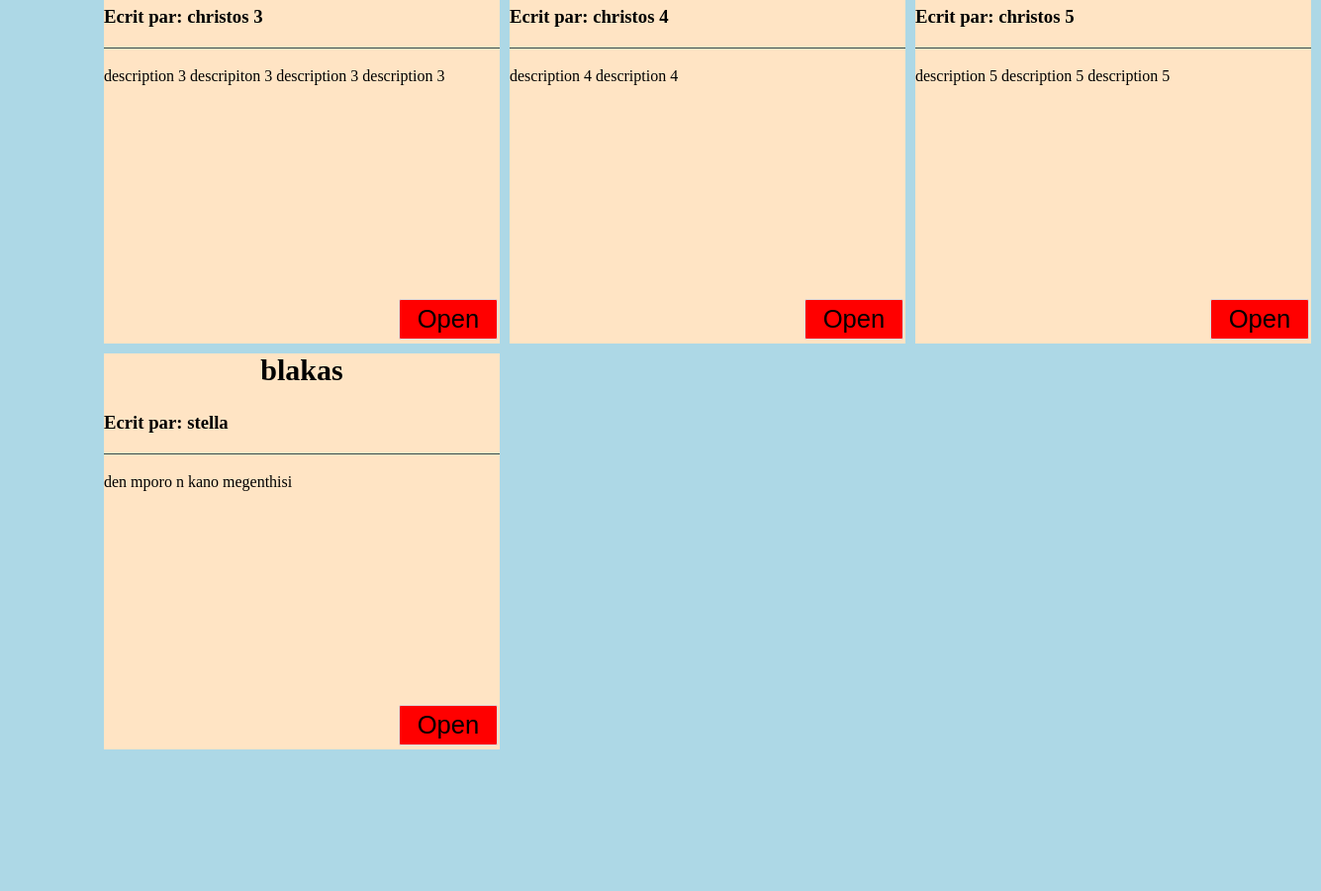
Before: / (middle part) with the older database file.
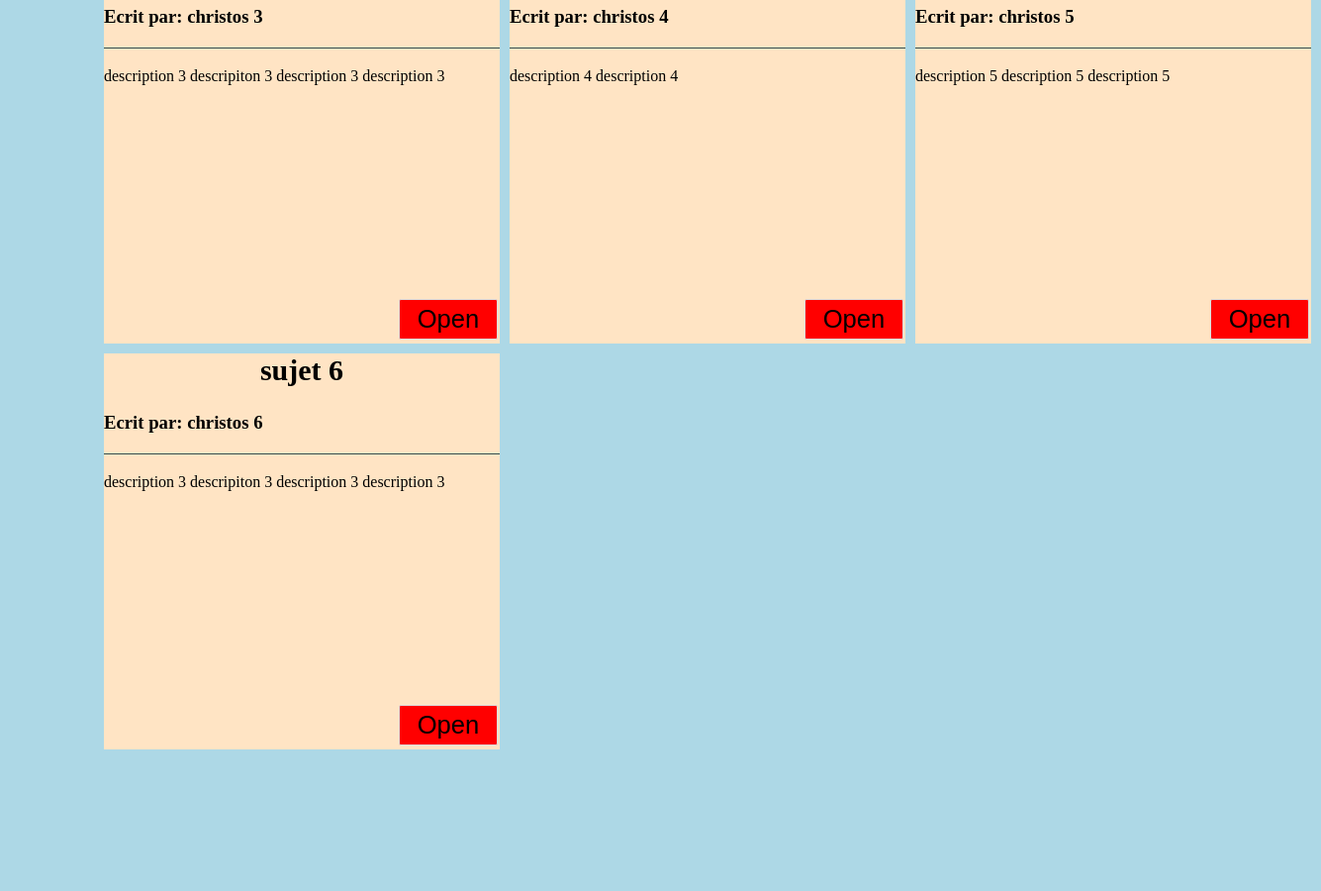
After: the same page with the newer database file.
### tables this page shows
CREATE TABLE posts (
                  id INTEGER AUTO_INCREMENT PRIMARY KEY,
                  sujet VARCHAR(30) NOT NULL,
                  f_name VARCHAR(30) NOT NULL,
                  description TEXT NOT NULL);

### index.php (the view, shortened to what this page needs)
<?php include "templates/header.php" ?>
        <section class="grid-container">
          <?php
            $post = $pdo -> query (" SELECT * FROM posts");
            while ($row = $post->fetch()) {
                echo "<article>";
                echo "<h2>". $row['sujet']."</h2>" ;
                echo "<h3>". _index_creator . $row['f_name']."</h3>";
                echo "<p>".$row['description']."</p>";
                echo "<button id='postid'>Open</button>";
                echo "</article>";
            }
          ?>
      </section>
</body>
</html>

### templates/header.php (shortened to what this page needs)
<!DOCTYPE html>
<html>
<head>
    <link rel="stylesheet" href="assets/css/nav.css">
    <link rel="stylesheet" href="assets/css/index.css">
    <link rel="stylesheet" href="assets/css/signUp.css">
    <link rel="stylesheet" href="assets/css/createPost.css">
    <link rel="stylesheet" href="assets/css/post.css">
</head>
<body>
  <?php var_dump("Header"); ?>
  <?php include 'templates/navbar.php' ?>

### templates/navbar.php (shortened to what this page needs)
<link rel="stylesheet" href="assets/css/nav.css">

### assets/css/index.css (style rules this page uses)
body { background-color: lightblue; background-repeat: no-repeat; margin: 0; }
* { box-sizing: border-box; }
.grid-container { display: grid; grid-template-columns: 400px 400px 400px ; grid-template-rows: 400px 400px 400px; grid-gap: 10px; background-color: lightblue; padding: 5px; margin-top: 6%; margin-left: 100px; }
.grid-container article { background-color: #FFE4C4; }
.grid-container p { text-align: left; font-style: normal; }
.grid-container h3 { padding-bottom: 20px; border-bottom: 1px solid #2F4F4F }
.grid-container h2 { text-align: center; padding-top:0px; margin-top: 0px; font-size: 30px; }
.grid-container button { display: block; box-sizing: border-box; width: 25%; float:right; background: red; border: 1px solid #dbdbdb; font-size: 1.6em; padding: .2em .2em; border-radius: 2px; text-align: center; margin-right: 2px; position: relative; bottom: -200px; }

### assets/css/signUp.css (style rules this page uses)
* { box-sizing: border-box; }

Changed rows visible on the page:
changed posts "christos 3": sujet "blakas" → "sujet 6"; f_name "stella" → "christos 6"; description "den mporo n kano megenthisi" → "description 3 descripiton 3 description 3 description 3"
